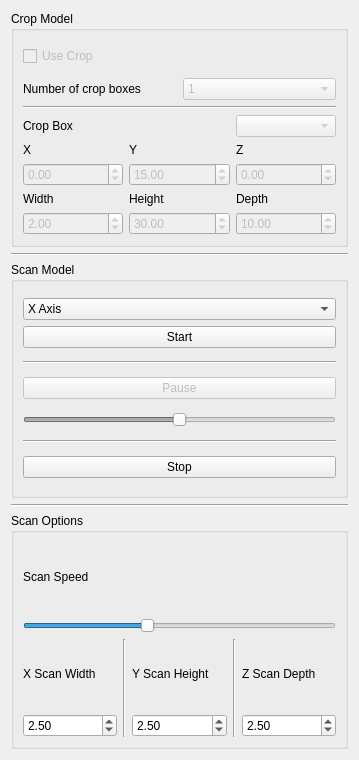
          <widget class="QWidget" name="scrollAreaWidgetContents_4">
           <property name="geometry">
            <rect>
             <x>0</x>
             <y>0</y>
             <width>359</width>
             <height>760</height>
            </rect>
           </property>
           <layout class="QVBoxLayout" name="verticalLayout_13">
            <item>
             <widget class="QGroupBox" name="gbox_Crop">
              <property name="title">
               <string>Crop Model</string>
              </property>
              <layout class="QVBoxLayout" name="verticalLayout_9">
               <item>
                <layout class="QGridLayout" name="gridLayout_9">
                 <item row="0" column="0" rowspan="2">
                  <widget class="QCheckBox" name="cbx_useCrop">
                   <property name="enabled">
                    <bool>false</bool>
                   </property>
                   <property name="text">
                    <string>Use Crop</string>
                   </property>
                  </widget>
                 </item>
                 <item row="2" column="0">
                  <widget class="QLabel" name="lbl_numCrops">
                   <property name="text">
                    <string>Number of crop boxes</string>
                   </property>
                  </widget>
                 </item>
                 <item row="2" column="1">
                  <widget class="QComboBox" name="cmbo_numCrops">
                   <property name="enabled">
                    <bool>false</bool>
                   </property>
                   <property name="currentText">
                    <string>1</string>
                   </property>
                   <item>
                    <property name="text">
                     <string>1</string>
                    </property>
                   </item>
                   <item>
                    <property name="text">
                     <string>2</string>
                    </property>
                   </item>
                   <item>
                    <property name="text">
                     <string>3</string>
                    </property>
                   </item>
                  </widget>
                 </item>
                </layout>
               </item>
               <item>
                <widget class="Line" name="line_11">
                 <property name="orientation">
                  <enum>Qt::Horizontal</enum>
                 </property>
                </widget>
               </item>
               <item>
                <layout class="QGridLayout" name="gridLayout_8">
                 <item row="4" column="2">
                  <widget class="QLabel" name="lbl_depth">
                   <property name="text">
                    <string>Depth</string>
                   </property>
                  </widget>
                 </item>
                 <item row="4" column="1">
                  <widget class="QLabel" name="lbl_height">
                   <property name="text">
                    <string>Height</string>
                   </property>
                  </widget>
                 </item>
                 <item row="5" column="0">
                  <widget class="QDoubleSpinBox" name="dsbx_cropWidth">
                   <property name="enabled">
                    <bool>false</bool>
                   </property>
                   <property name="singleStep">
                    <double>1.000000000000000</double>
                   </property>
                   <property name="value">
                    <double>2.000000000000000</double>
                   </property>
                  </widget>
                 </item>
                 <item row="3" column="0">
                  <widget class="QDoubleSpinBox" name="dsbx_cropX">
                   <property name="enabled">
                    <bool>false</bool>
                   </property>
                   <property name="minimum">
                    <double>-99.000000000000000</double>
                   </property>
                   <property name="singleStep">
                    <double>1.000000000000000</double>
                   </property>
                  </widget>
                 </item>
                 <item row="3" column="1">
                  <widget class="QDoubleSpinBox" name="dsbx_cropY">
                   <property name="enabled">
                    <bool>false</bool>
                   </property>
                   <property name="minimum">
                    <double>-99.000000000000000</double>
                   </property>
                   <property name="maximum">
                    <double>99.000000000000000</double>
                   </property>
                   <property name="singleStep">
                    <double>1.000000000000000</double>
                   </property>
                   <property name="value">
                    <double>15.000000000000000</double>
                   </property>
                  </widget>
                 </item>
                 <item row="3" column="2">
                  <widget class="QDoubleSpinBox" name="dsbx_cropZ">
                   <property name="enabled">
                    <bool>false</bool>
                   </property>
                   <property name="minimum">
                    <double>-99.000000000000000</double>
                   </property>
                   <property name="singleStep">
                    <double>1.000000000000000</double>
                   </property>
                  </widget>
                 </item>
                 <item row="1" column="0" colspan="2">
                  <widget class="QLabel" name="lbl_cropNumber">
                   <property name="text">
                    <string>Crop Box</string>
                   </property>
                  </widget>
                 </item>
                 <item row="5" column="1">
                  <widget class="QDoubleSpinBox" name="dsbx_cropHeight">
                   <property name="enabled">
                    <bool>false</bool>
                   </property>
                   <property name="singleStep">
                    <double>1.000000000000000</double>
                   </property>
                   <property name="value">
                    <double>30.000000000000000</double>
                   </property>
                  </widget>
                 </item>
                 <item row="1" column="2">
                  <widget class="QComboBox" name="cmbo_sliceSelection">
                   <property name="enabled">
                    <bool>false</bool>
                   </property>
                  </widget>
                 </item>
                 <item row="5" column="2">
                  <widget class="QDoubleSpinBox" name="dsbx_cropDepth">
                   <property name="enabled">
                    <bool>false</bool>
                   </property>
                   <property name="singleStep">
                    <double>1.000000000000000</double>
                   </property>
                   <property name="value">
                    <double>10.000000000000000</double>
                   </property>
                  </widget>
                 </item>
                 <item row="2" column="0">
                  <widget class="QLabel" name="lbl_xPos">
                   <property name="text">
                    <string>X</string>
                   </property>
                  </widget>
                 </item>
                 <item row="2" column="1">
                  <widget class="QLabel" name="lbl_yPos">
                   <property name="text">
                    <string>Y</string>
                   </property>
                  </widget>
                 </item>
                 <item row="4" column="0">
                  <widget class="QLabel" name="lbl_width">
                   <property name="text">
                    <string>Width</string>
                   </property>
                  </widget>
                 </item>
                 <item row="2" column="2">
                  <widget class="QLabel" name="lbl_zPos">
                   <property name="text">
                    <string>Z</string>
                   </property>
                  </widget>
                 </item>
                </layout>
               </item>
              </layout>
             </widget>
            </item>
            <item>
             <widget class="Line" name="line_7">
              <property name="orientation">
               <enum>Qt::Horizontal</enum>
              </property>
             </widget>
            </item>
            <item>
             <widget class="QGroupBox" name="gbox_ScanModel">
              <property name="title">
               <string>Scan Model</string>
              </property>
              <layout class="QVBoxLayout" name="verticalLayout_8">
               <item>
                <layout class="QGridLayout" name="gridLayout_6">
                 <item row="0" column="0" colspan="2">
                  <widget class="QComboBox" name="cmbo_scanType">
                   <property name="currentIndex">
                    <number>0</number>
                   </property>
                   <item>
                    <property name="text">
                     <string>X Axis</string>
                    </property>
                   </item>
                   <item>
                    <property name="text">
                     <string>Y Axis</string>
                    </property>
                   </item>
                   <item>
                    <property name="text">
                     <string>Z Axis</string>
                    </property>
                   </item>
                  </widget>
                 </item>
                 <item row="1" column="0" colspan="2">
                  <widget class="QPushButton" name="btn_startSingleScan">
                   <property name="text">
                    <string>Start</string>
                   </property>
                  </widget>
                 </item>
                </layout>
               </item>
               <item>
                <widget class="Line" name="line_10">
                 <property name="orientation">
                  <enum>Qt::Horizontal</enum>
                 </property>
                </widget>
               </item>
               <item>
                <widget class="QPushButton" name="btn_PauseScan">
                 <property name="enabled">
                  <bool>false</bool>
                 </property>
                 <property name="text">
                  <string>Pause</string>
                 </property>
                </widget>
               </item>
               <item>
                <widget class="QSlider" name="hsld_cropSlide">
                 <property name="enabled">
                  <bool>false</bool>
                 </property>
                 <property name="minimum">
                  <number>-1000</number>
                 </property>
                 <property name="maximum">
                  <number>1000</number>
                 </property>
                 <property name="orientation">
                  <enum>Qt::Horizontal</enum>
                 </property>
                </widget>
               </item>
               <item>
                <widget class="Line" name="line_12">
                 <property name="orientation">
                  <enum>Qt::Horizontal</enum>
                 </property>
                </widget>
               </item>
               <item>
                <widget class="QPushButton" name="btn_stopScan">
                 <property name="text">
                  <string>Stop</string>
                 </property>
                </widget>
               </item>
              </layout>
             </widget>
            </item>
            <item>
             <widget class="Line" name="line_9">
              <property name="orientation">
               <enum>Qt::Horizontal</enum>
              </property>
             </widget>
            </item>
            <item>
             <widget class="QGroupBox" name="gbox_ScanOptions">
              <property name="title">
               <string>Scan Options</string>
              </property>
              <layout class="QGridLayout" name="gridLayout_10">
               <item row="2" column="2">
                <widget class="QLabel" name="lbl_yScanHeight">
                 <property name="text">
                  <string>Y Scan Height</string>
                 </property>
                </widget>
               </item>
               <item row="2" column="1" rowspan="2">
                <widget class="Line" name="line_13">
                 <property name="orientation">
                  <enum>Qt::Vertical</enum>
                 </property>
                </widget>
               </item>
               <item row="0" column="0">
                <widget class="QLabel" name="lbl_scanSpeed">
                 <property name="text">
                  <string>Scan Speed</string>
                 </property>
                </widget>
               </item>
               <item row="1" column="0" colspan="5">
                <widget class="QSlider" name="hsld_scanSpeed">
                 <property name="minimum">
                  <number>1</number>
                 </property>
                 <property name="maximum">
                  <number>100</number>
                 </property>
                 <property name="value">
                  <number>40</number>
                 </property>
                 <property name="orientation">
                  <enum>Qt::Horizontal</enum>
                 </property>
                </widget>
               </item>
               <item row="2" column="4">
                <widget class="QLabel" name="lbl_zScanDepth">
                 <property name="text">
                  <string>Z Scan Depth</string>
                 </property>
                </widget>
               </item>
               <item row="3" column="2">
                <widget class="QDoubleSpinBox" name="dsbx_yScanHeight">
                 <property name="singleStep">
                  <double>0.010000000000000</double>
                 </property>
                 <property name="value">
                  <double>2.500000000000000</double>
                 </property>
                </widget>
               </item>
               <item row="2" column="0">
                <widget class="QLabel" name="lbl_xScanWidth">
                 <property name="text">
                  <string>X Scan Width</string>
                 </property>
                </widget>
               </item>
               <item row="3" column="4">
                <widget class="QDoubleSpinBox" name="dsbx_zScanDepth">
                 <property name="singleStep">
                  <double>0.010000000000000</double>
                 </property>
                 <property name="value">
                  <double>2.500000000000000</double>
                 </property>
                </widget>
               </item>
               <item row="3" column="0">
                <widget class="QDoubleSpinBox" name="dsbx_xScanWidth">
                 <property name="singleStep">
                  <double>0.010000000000000</double>
                 </property>
                 <property name="value">
                  <double>2.500000000000000</double>
                 </property>
                </widget>
               </item>
               <item row="2" column="3" rowspan="2">
                <widget class="Line" name="line_14">
                 <property name="orientation">
                  <enum>Qt::Vertical</enum>
                 </property>
                </widget>
               </item>
              </layout>
             </widget>
            </item>
           </layout>
          </widget>
